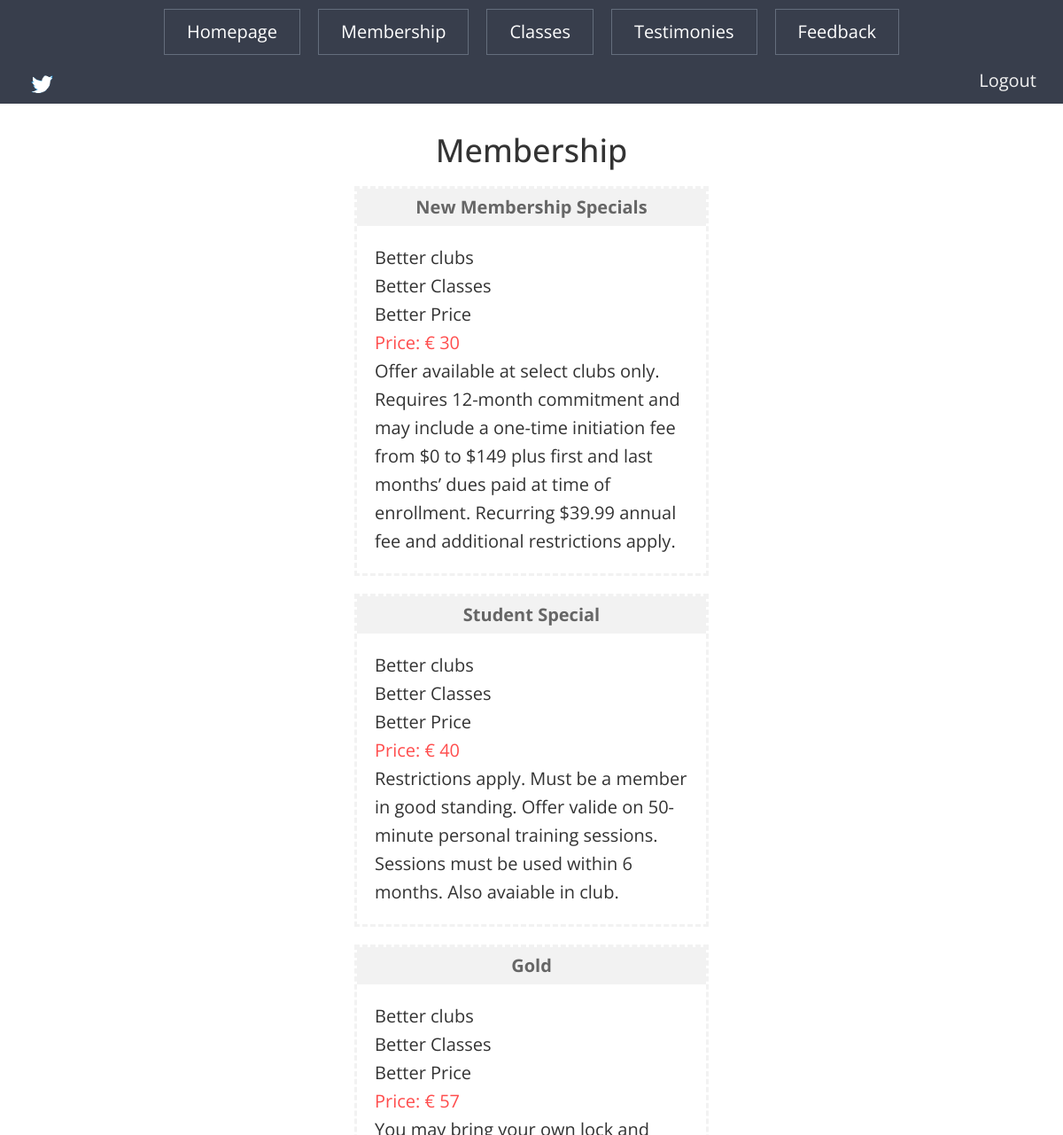
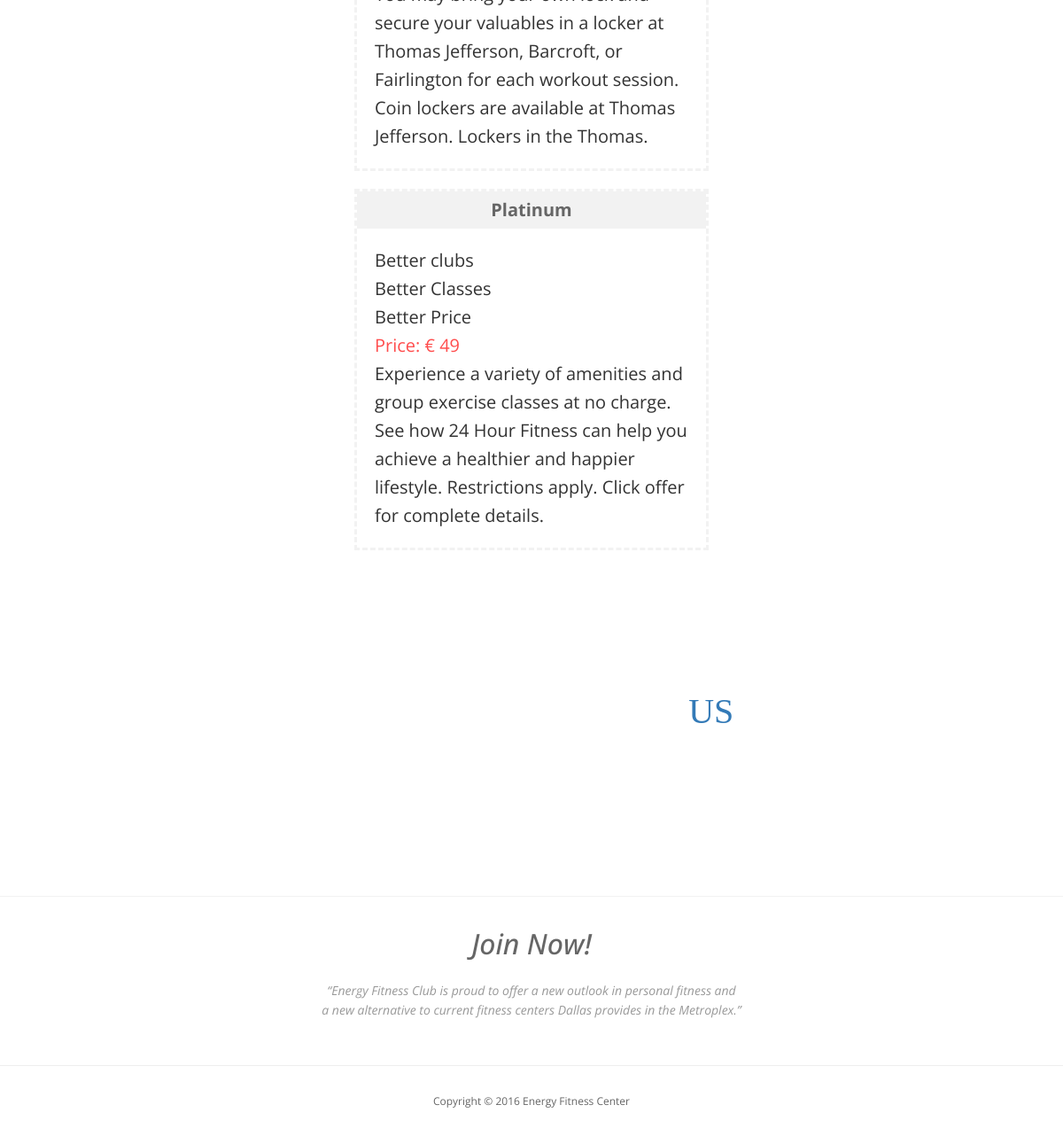
The app's page /membership.php (signed in) with its own data (2 pictures, top to bottom).
### tables this page shows
CREATE TABLE `membership` (
  `id` mediumint(8) unsigned NOT NULL AUTO_INCREMENT,
  `title` varchar(40) NOT NULL,
  `content` varchar(500) NOT NULL,
  `price` int(20) NOT NULL,
  PRIMARY KEY (`id`)
);

### web/membership.php (the view, shortened to what this page needs)
<!DOCTYPE html>
<html>
	<head>
		<link rel="stylesheet" href="includes/bootstrap.min.css">
		<link rel="stylesheet" href="includes/style.css">
	</head>
	<body>
		<?php
			if(isset($_SESSION['email'])){
				require("../connect.php");
				$query = "SELECT * FROM membership ORDER BY id";
				$result = @mysqli_query($db_connection,$query);
				if($result){
					echo '<div id="membership-main">
							<h1>Membership</h1>
						<div id="membership-container">';
					while($row = mysqli_fetch_array($result)){
						echo '<div class="membership-row">
								<h2>'.$row[1].'</h2>
								<div class="membership-content">
									<p>Better clubs</p>
									<p>Better Classes</p>
									<p>Better Price</p>
									<p class="price">Price: &euro; '.$row[3].'</p>
									<p class="description">'.$row[2].'.</p>
								</div>
							</div>';
					}
					echo '</div>
						<div id="callback">
							<p>Got a question ? Contact <a href="callback.php">US</a></p>
						</div>
						</div>';
				}
			} else {
				echo '<div class="login-box">
						<h1 class="msg">Please Login</h1>
					</div>';
					$url = "login.php";
					header("refresh:3;url=$url");
			}
		?>
	</body>
</html>

### web/includes/style.css (style rules this page uses)
body, h1, h2, h3, h4, h5, h6, .h1, .h2, .h3, .h4, .h5, .h6 { font-family: "Open Sans", Helvetica, Arial, sans-serif!important; }
body { overflow-x: hidden; }
img { max-width: 100%; height: auto; border: none; }
h1 { font-size: 36px; }
h2 { font-size: 20px; font-weight: 700; }
p { font-size: 14px; line-height: 1.6em; margin: 0; }
.single-page-nav { text-align: center; }
h2 { color: #666666; }
#membership-main { width: 100%; height: auto; text-align: center; border-bottom: 1px solid #f2f2f2; padding: 130px 0px 50px 0px; }
#membership-container { width: 400px; margin: 0px auto 0px auto; }
.membership-row { margin: 20px auto 20px auto; border: 3px dashed #f2f2f2; }
.membership-row h2 { margin: 0px; padding: 10px 0px 10px 0px; background-color: #f2f2f2; }
.membership-content { text-align: left; padding: 20px }
.membership-content p { font-size: 20px; }
p.price { color: #ff4d4d; }
#callback { width: 100%; height: 320px; background-image: url("../img/membership.jpg"); background-attachment: fixed; background-repeat: no-repeat; }
#callback p { text-align: center; font-size: 40px; padding-top: 130px; color: #fff; font-family: "impact"; }
.footer-content h1 { color: #666; font-size: 32px; font-style: italic; margin-bottom: 25px; margin-top: 35px; }
.footer-content p { color: #999; font-style: italic; margin-bottom: 30px; }
.copy { color: #666; font-size: 12px; margin-bottom: 30px; margin-top: 10px; }
.navbar-inverse { background-color: #383E4C; border-color: #383E4C; }
.navbar-nav>li { display: inline-block; padding: 10px; }
.navbar-inverse .navbar-nav>li>a { //background: #383E4C none repeat scroll 0 0; border: 1px solid #646d7c; color: #fff ; font-size: 20px; padding: 15px 25px; text-decoration: none; text-transform: capitalize; -webkit-transition: all 0.3s ease; transition: all 0.3s ease; }
.navbar .navbar-nav { display: inline-block; float: none; }
.nav-log { font-size: 20px; float: right; color: #f2f2f2; margin: 0px auto 10px auto; }
#tweet { text-align: left; float: left; }

### records on screen
membership: title "New Membership Specials", price "30", content "Offer available at select clubs only. Requires 12-month commitment and may include a one-time initiation fee from $0 to $149 plus first and last months’ dues paid at time of enrollment. Recurring $39.99 annual fee and additional restrictions apply"
membership: title "Student Special", price "40", content "Restrictions apply. Must be a member in good standing. Offer valide on 50-minute personal training sessions. Sessions must be used within 6 months. Also avaiable in club"
membership: title "Gold", price "57", content "You may bring your own lock and secure your valuables in a locker at Thomas Jefferson, Barcroft, or Fairlington for each workout session. Coin lockers are available at Thomas Jefferson. Lockers in the Thomas"
membership: title "Platinum", price "49", content "Experience a variety of amenities and group exercise classes at no charge. See how 24 Hour Fitness can help you achieve a healthier and happier lifestyle. Restrictions apply. Click offer for complete details"
